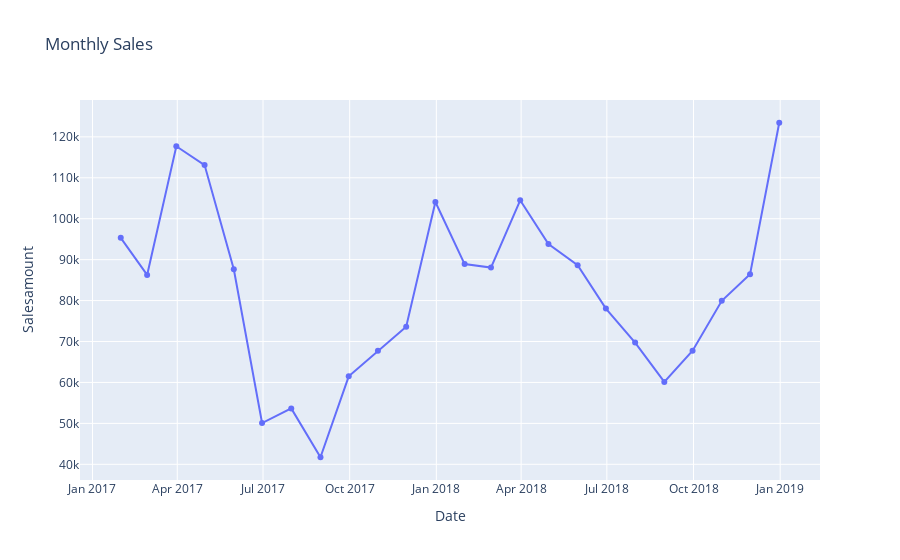

Write notebook code for a chart like this one.
### Markdown cell above
## EDA

We then conduct an EDA step by printing the first few rows of the DataFrame to get a sense of the data's structure and format. We also create a simple plot of monthly sales to visualize any trends or patterns in the data.

### Code cell
with pd.option_context('display.max_rows', None, 'display.max_columns', None):
    display(data.head())
    display(data.describe())

# Plot sales by date
data['Date'] = pd.to_datetime(data['Date'])
monthly_sales = data.groupby(pd.Grouper(key='Date', freq='M'))['Salesamount'].sum().reset_index()
fig = go.Figure()
fig.add_trace(go.Scatter(x=monthly_sales['Date'], y=monthly_sales['Salesamount'], mode='lines+markers'))
fig.update_layout(title='Monthly Sales', xaxis_title='Date', yaxis_title='Salesamount')
pyo.init_notebook_mode(connected=True)
pyo.iplot(fig)

### Figure 1 — Plotly figure (JSON) as saved in the notebook; plotly's stock layout.template omitted (floating-point values rounded to 4 significant figures)
{"data": [{"mode": "lines+markers", "type": "scatter", "x": ["2017-01-31T00:00:00", "2017-02-28T00:00:00", "2017-03-31T00:00:00", "2017-04-30T00:00:00", "2017-05-31T00:00:00", "2017-06-30T00:00:00", "2017-07-31T00:00:00", "2017-08-31T00:00:00", "2017-09-30T00:00:00", "2017-10-31T00:00:00", "2017-11-30T00:00:00", "2017-12-31T00:00:00", "2018-01-31T00:00:00", "2018-02-28T00:00:00", "2018-03-31T00:00:00", "2018-04-30T00:00:00", "2018-05-31T00:00:00", "2018-06-30T00:00:00", "2018-07-31T00:00:00", "2018-08-31T00:00:00", "2018-09-30T00:00:00", "2018-10-31T00:00:00", "2018-11-30T00:00:00", "2018-12-31T00:00:00"], "y": [95340.0, 86270.0, 117700.0, 113100.0, 87660.0, 50080.0, 53660.0, 41720.0, 61490.0, 67760.0, 73620.0, 104100.0, 88920.0, 88070.0, 104500.0, 93830.0, 88650.0, 78050.0, 69740.0, 60130.0, 67760.0, 79940.0, 86460.0, 123500.0]}], "layout": {"autosize": true, "title": {"text": "Monthly Sales"}, "xaxis": {"autorange": true, "range": ["2016-12-21 07:44:13.4954", "2019-02-09 16:15:46.5046"], "title": {"text": "Date"}, "type": "date"}, "yaxis": {"autorange": true, "range": [34980.0, 130200.0], "title": {"text": "Salesamount"}, "type": "linear"}}}
